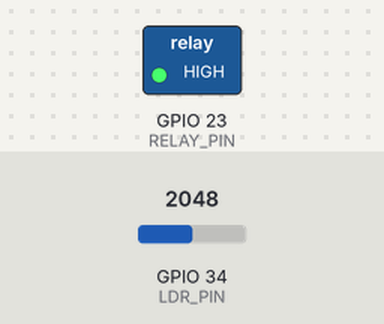
Bench run of a sketch on a simulated ESP32. Parts: switched loads named in the sketch (green lamp = pin HIGH). The inputs (shaded band) are chosen by the test bench; at power-on: GPIO 34 (LDR_PIN) = 2048. WiFi joins after 1.5 s; servers stay silent unless stated; uploads are accepted with an empty reply; what the sketch prints to the serial monitor is not drawn.

Above: at 2.7 s.
2.8 s: GPIO 34 (LDR_PIN) set to 1546
5.7 s: GPIO 34 (LDR_PIN) set to 1441
At 6.2 s:
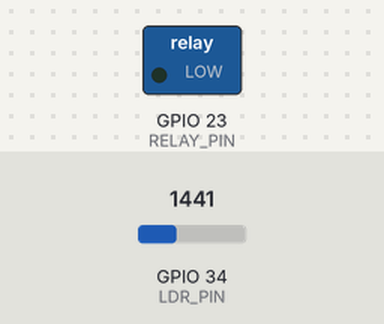
8.6 s: GPIO 34 (LDR_PIN) set to 1540
At 10.8 s:
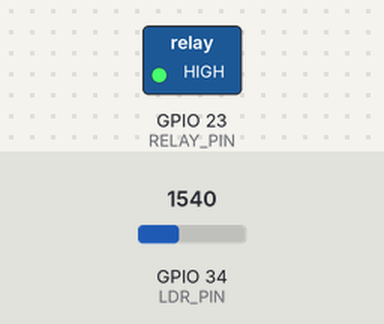
11.8 s: GPIO 34 (LDR_PIN) set to 1460
At 13.7 s:
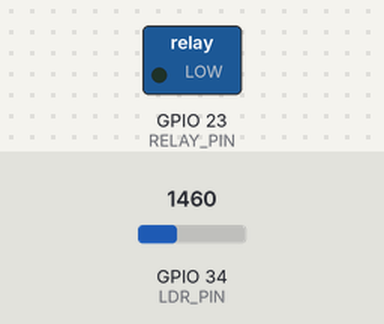
Timing chart, 0 to 15.2 s (numbered marks = the images above; inputs shaded):
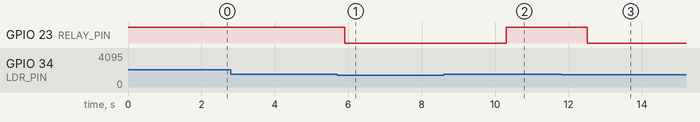

The sketch:

ldr.ino
```cpp
#include <WiFi.h>
#include <HTTPClient.h>

// WIFI
#define WIFI_SSID       "YOUR_SSID"
#define WIFI_PASS       "YOUR_PASSWORD"

// SENSOR & RELAY
#define LDR_PIN         34        // Pin analog
#define RELAY_PIN       23        // Relay active-low
#define BATAS_GELAP     1500      // Jika ADC di bawah ini dianggap gelap

// SERVER
const char* host = "192.168.1.10";
const int   port = 3000;
const char* device = "ESP32-LDR-RELAY";

void kirimData(int ldrValue, int relayStatus) {
  if (WiFi.status() != WL_CONNECTED) return;

  String json = String("{\"ldr\":") + ldrValue +
                ",\"relayStatus\":" + relayStatus + "}";

  String url = String("http://") + host + ":" + port + "/api/ingest?device=" + device;

  HTTPClient http;
  http.begin(url);
  http.addHeader("Content-Type", "application/json");

  int code = http.POST(json);
  Serial.printf("POST => %d\n", code);
  if (code > 0) Serial.println(http.getString());

  http.end();
}

void setup() {
  Serial.begin(115200);

  pinMode(RELAY_PIN, OUTPUT);
  digitalWrite(RELAY_PIN, HIGH); // relay OFF awal

  WiFi.begin(WIFI_SSID, WIFI_PASS);
  Serial.print("Connecting");
  while (WiFi.status() != WL_CONNECTED) {
    Serial.print(".");
    delay(300);
  }
  Serial.println("\nWiFi connected");
}

void loop() {
  int ldrValue = analogRead(LDR_PIN);
  Serial.printf("Nilai LDR: %d\n", ldrValue);

  // Logika: jika gelap (nilai kecil), relay ON
  if (ldrValue < BATAS_GELAP) {
    digitalWrite(RELAY_PIN, LOW);   // Relay ON
    Serial.println("Gelap, relay ON");
  } else {
    digitalWrite(RELAY_PIN, HIGH);  // Relay OFF
    Serial.println("Terang, relay OFF");
  }

  int relayStatus = (digitalRead(RELAY_PIN) == LOW) ? 1 : 0;

  kirimData(ldrValue, relayStatus);

  delay(2000);
}
```

Measured:
- the behaviour switches between 1500 and 1499 on GPIO 34 (LDR_PIN) (found by bisection; images 0 and 1)
- after the input at 2.8 s, every drawn part: stays the same
- after the input at 5.7 s, GPIO 23 (RELAY_PIN): HIGH → LOW after 0.20 s
- after the input at 8.6 s, GPIO 23 (RELAY_PIN): LOW → HIGH after 1.7 s
- after the input at 11.8 s, GPIO 23 (RELAY_PIN): HIGH → LOW after 0.71 s
